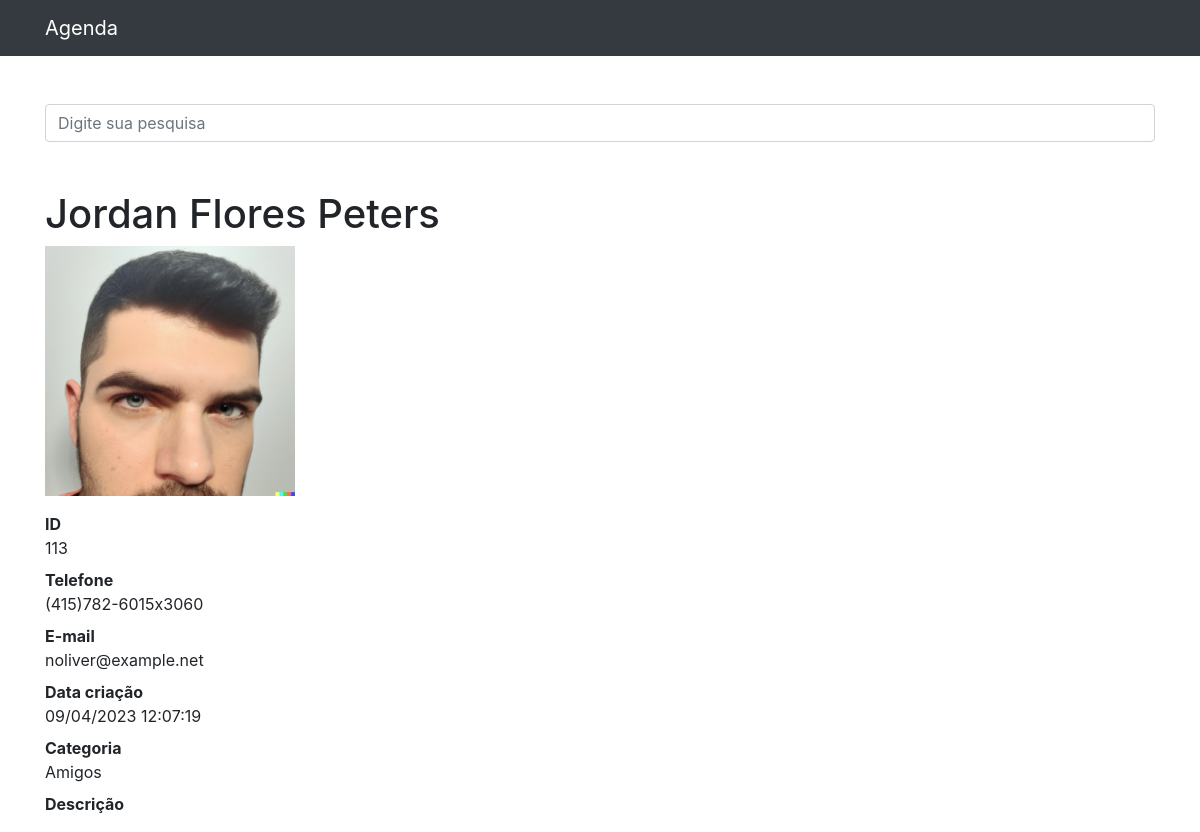
Page /113 on the committed database.
### contatos/models.py (models this page shows, shortened)
class Contato(models.Model):
    nome = models.CharField(max_length=255)
    sobrenome = models.CharField(max_length=255, blank=True)
    telefone = models.CharField(max_length=255)
    email = models.CharField(max_length=255, blank=True)
    data_criacao = models.DateTimeField(default=timezone.now)
    descricao = models.TextField(blank=True)
    categoria = models.ForeignKey(Categoria, on_delete=models.DO_NOTHING)
    mostrar = models.BooleanField(default=True)
    foto = models.ImageField(blank=True, upload_to='fotos/%Y/%m/')

class Categoria(models.Model):
    nome = models.CharField(max_length=255)
    def __str__(self):
        return self.nome

### contatos/views.py (the view)
# urls.py: path('<int:contato_id>', views.ver_contato, name='ver_contato'),
def ver_contato(request, contato_id):
    contato = get_object_or_404(Contato, id=contato_id)
    if not contato.mostrar:
        raise Http404()
    return render(request, 'contatos/ver_contato.html', {
        'contato': contato
    })

### contatos/templates/contatos/ver_contato.html (shortened to what this page needs)
{% extends 'base.html' %}
{%block 'conteudo' %}
  <h1 class="mt-5">{{ contato.nome }} {{ contato.sobrenome }}</h1>
  {% if contato.foto %}
    <p>
      <img src="{{ contato.foto.url }}" style="max-width: 250px; height: auto;">
    </p>
  {% endif %}
  <dl>
    <dt>ID</dt>
    <dd>{{ contato.id }}</dd>
    <dt>Telefone</dt>
    <dd>{{ contato.telefone }}</dd>
    <dt>E-mail</dt>
    <dd>{{ contato.email }}</dd>
    <dt>Data criação</dt>
    <dd>{{ contato.data_criacao|date:'d/m/Y H:i:s' }}</dd>
    <dt>Categoria</dt>
    <dd>{{ contato.categoria }}</dd>
    <dt>Descrição</dt>
  </dl>
{%endblock%}

### rows in the picture
Contato: nome "Jordan Flores", sobrenome "Peters", foto (picture), id "113", telefone "(415)782-6015x3060", email "noliver@example.net", data_criacao "09/04/2023 12:07:19", categoria "Amigos"
